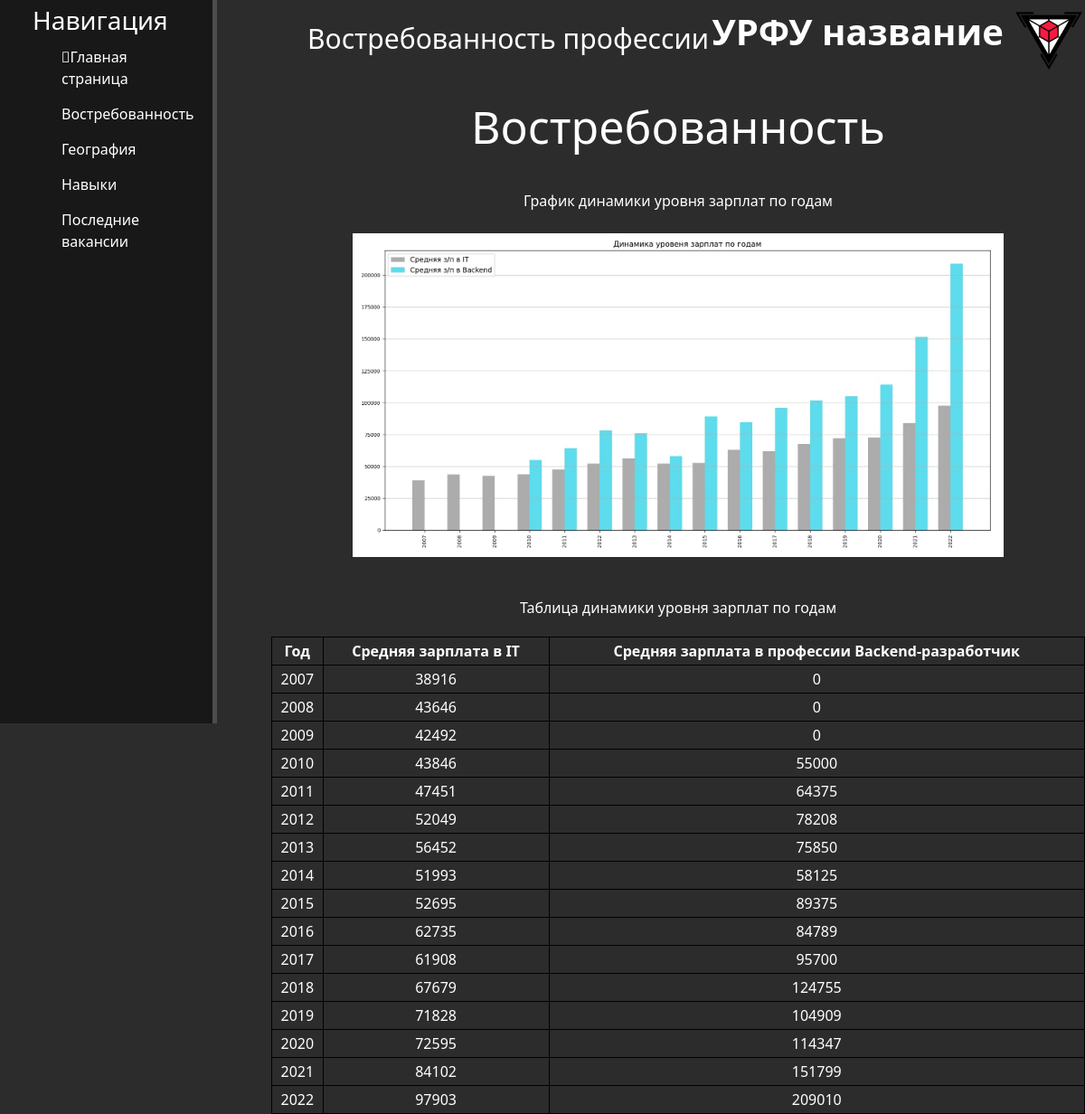
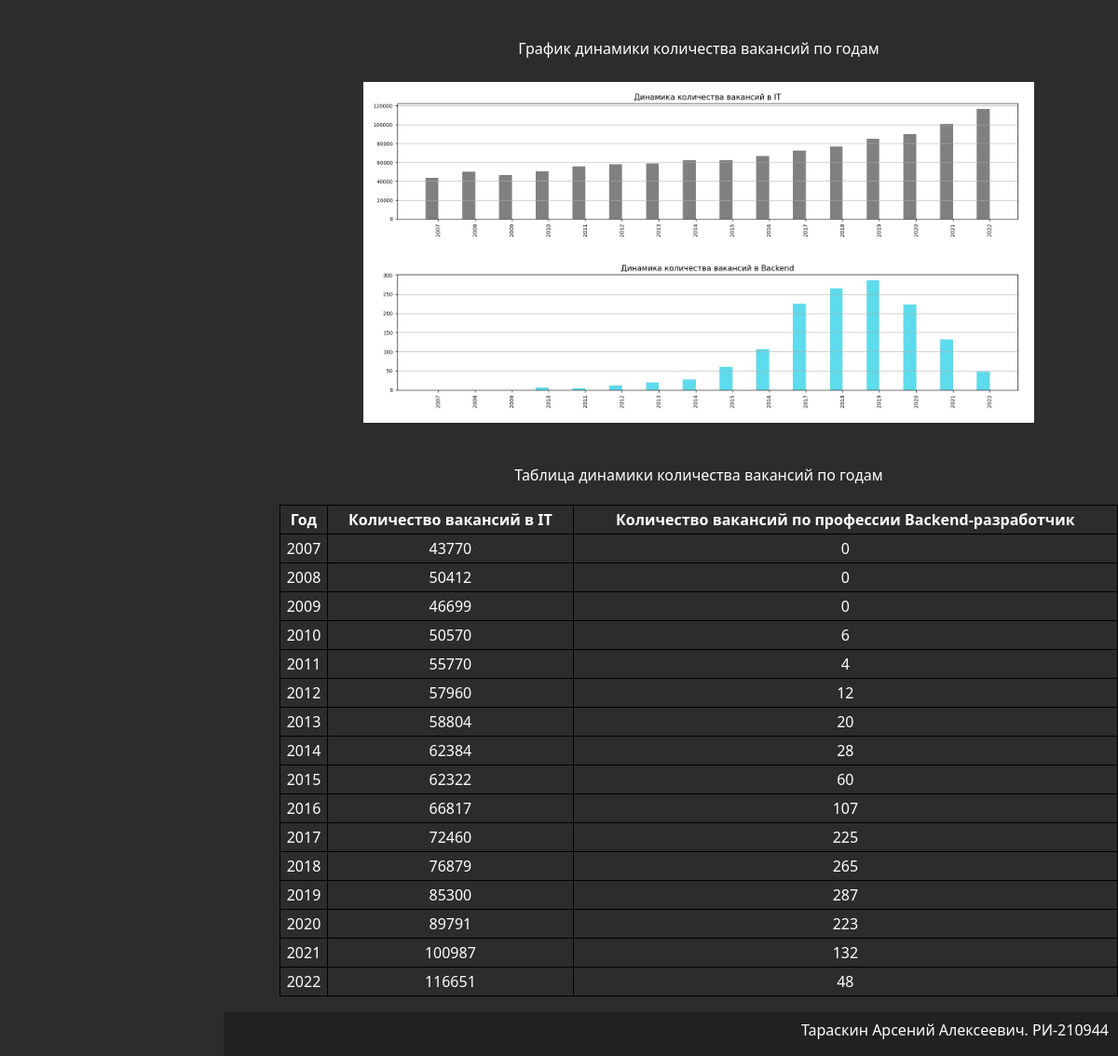
The app's page /demand with its own data (2 pictures, top to bottom).
### main/models.py (models this page shows, shortened)
class TableSalaryVacancies (models.Model):
    year = models.CharField('Год', max_length=4, default='')
    avgSalary = models.CharField('Средняя зарплата в IT', max_length=100000, default='')
    avgSalaryVac = models.CharField('Средняя зарплата Backend-разработчика', max_length=100000, default='')
    class Meta:
        verbose_name = 'Средние зарплаты'
        verbose_name_plural = 'Средние зарплаты'

class TableCountVacancies (models.Model):
    year = models.CharField('Год', max_length=4, default='')
    avgSalary = models.CharField('Количество вакансий в IT', max_length=100000, default='')
    avgSalaryVac = models.CharField('Количество вакансий по профессии Backend-разработчик', max_length=100000, default='')
    class Meta:
        verbose_name = 'Количество вакансий'
        verbose_name_plural = 'Количество вакансий'

### main/views.py (the view)
# urls.py: path('demand', include("main.urls")),
def demand(request):
    table1 = TableSalaryVacancies.objects.all().order_by('year')
    table2 = TableCountVacancies.objects.all().order_by('year')
    return render(request, "main/demand.html", {'table1':table1, 'table2':table2})

### main/templates/main/demand.html (shortened to what this page needs)
{% extends 'main/layout.html' %}
{% block footer %} Востребованность профессии {% endblock %}
{% block content %}
<div class="features">
    <h1>Востребованность</h1>
    <p style="padding-top: 20px">График динамики уровня зарплат по годам</p>
    <img src="static/main/img/graph_1_1.jpg" alt="График 1" width="80%" height="80%" hspace="4" vspace="4" border="2">
    <p style="padding-top: 20px">Таблица динамики уровня зарплат по годам</p>
    <table cellpadding="4" cellspacing="2" style="background: #2c2c2c; /* Цвет фона таблицы */
    color: white; /* Цвет текста */ width: 900px; /* Ширина таблицы */
    margin: auto; ">
    <tr>
        <th style=" padding: 3px;
    border: 1px solid black;">Год</th>
        <th style=" padding: 3px;
    border: 1px solid black;">Средняя зарплата в IT</th>
        <th style=" padding: 3px;
    border: 1px solid black;">Средняя зарплата в профессии Backend-разработчик</th>
    </tr>
        {% for el in table1 %}
    <tr>
        <td style=" padding: 3px;
    border: 1px solid black;">{{ el.year }}</td>
        <td style=" padding: 3px;
    border: 1px solid black;">{{ el.avgSalary }}</td>
        <td style=" padding: 3px;
    border: 1px solid black;">{{ el.avgSalaryVac }}</td>
    </tr>
        {% endfor %}
    </table>
    <p style="padding-top: 20px">График динамики количества вакансий по годам</p>
    <img src="static/main/img/graph_2_1.jpg" alt="График 2" width="80%" height="80%" hspace="4" vspace="4" border="2">
    <p style="padding-top: 20px">Таблица динамики количества вакансий по годам</p>
    <table cellpadding="4" cellspacing="2" style="background: #2c2c2c; /* Цвет фона таблицы */
    color: white; /* Цвет текста */ width: 900px; /* Ширина таблицы */
    margin: auto; ">
    <tr>
        <th style=" padding: 3px;
    border: 1px solid black;">Год</th>
        <th style=" padding: 3px;
    border: 1px solid black;">Количество вакансий в IT</th>
        <th style=" padding: 3px;
    border: 1px solid black;">Количество вакансий по профессии Backend-разработчик</th>
    </tr>
        {% for elem in table2 %}
    <tr>
        <td style=" padding: 3px;
    border: 1px solid black;">{{ elem.year }}</td>
        <td style=" padding: 3px;
    border: 1px solid black;">{{ elem.avgSalary }}</td>
        <td style=" padding: 3px;
    border: 1px solid black;">{{ elem.avgSalaryVac }}</td>
    </tr>
        {% endfor %}
</table>
    <p>
</p>
</div>
{% endblock %}

### main/static/main/css/main.css (style rules this page uses)
body { background: #2c2c2c; }
main .features { float: left; color: #fff; margin-top: 30px; margin-left: 300px; text-align: center; width: 75%; }
main .features h1 { font-size: 50px; }
main .features p { max-width: 1000px; margin: 20px auto; margin-bottom: 20px; }

### records on screen
TableSalaryVacancies: year "2007", avgSalary "38916", avgSalaryVac "0"
TableSalaryVacancies: year "2008", avgSalary "43646", avgSalaryVac "0"
TableSalaryVacancies: year "2009", avgSalary "42492", avgSalaryVac "0"
TableSalaryVacancies: year "2010", avgSalary "43846", avgSalaryVac "55000"
TableSalaryVacancies: year "2011", avgSalary "47451", avgSalaryVac "64375"
TableSalaryVacancies: year "2012", avgSalary "52049", avgSalaryVac "78208"
TableSalaryVacancies: year "2013", avgSalary "56452", avgSalaryVac "75850"
TableSalaryVacancies: year "2014", avgSalary "51993", avgSalaryVac "58125"
TableSalaryVacancies: year "2015", avgSalary "52695", avgSalaryVac "89375"
TableSalaryVacancies: year "2016", avgSalary "62735", avgSalaryVac "84789"
TableSalaryVacancies: year "2017", avgSalary "61908", avgSalaryVac "95700"
TableSalaryVacancies: year "2018", avgSalary "67679", avgSalaryVac "124755"
TableSalaryVacancies: year "2019", avgSalary "71828", avgSalaryVac "104909"
TableSalaryVacancies: year "2020", avgSalary "72595", avgSalaryVac "114347"
TableSalaryVacancies: year "2021", avgSalary "84102", avgSalaryVac "151799"
TableSalaryVacancies: year "2022", avgSalary "97903", avgSalaryVac "209010"
TableCountVacancies: year "2007", avgSalary "43770", avgSalaryVac "0"
TableCountVacancies: year "2008", avgSalary "50412", avgSalaryVac "0"
TableCountVacancies: year "2009", avgSalary "46699", avgSalaryVac "0"
TableCountVacancies: year "2010", avgSalary "50570", avgSalaryVac "6"
TableCountVacancies: year "2011", avgSalary "55770", avgSalaryVac "4"
TableCountVacancies: year "2012", avgSalary "57960", avgSalaryVac "12"
TableCountVacancies: year "2013", avgSalary "58804", avgSalaryVac "20"
TableCountVacancies: year "2014", avgSalary "62384", avgSalaryVac "28"
TableCountVacancies: year "2015", avgSalary "62322", avgSalaryVac "60"
TableCountVacancies: year "2016", avgSalary "66817", avgSalaryVac "107"
TableCountVacancies: year "2017", avgSalary "72460", avgSalaryVac "225"
TableCountVacancies: year "2018", avgSalary "76879", avgSalaryVac "265"
TableCountVacancies: year "2019", avgSalary "85300", avgSalaryVac "287"
TableCountVacancies: year "2020", avgSalary "89791", avgSalaryVac "223"
TableCountVacancies: year "2021", avgSalary "100987", avgSalaryVac "132"
TableCountVacancies: year "2022", avgSalary "116651", avgSalaryVac "48"
